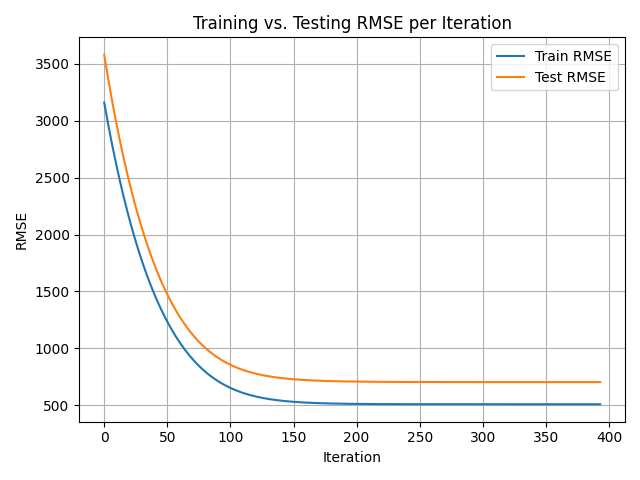

Here is the Python script that generated this plot:
#!/usr/bin/env python3
import numpy as np
from sklearn.model_selection import train_test_split
import matplotlib.pyplot as plt

data = np.loadtxt("x06Simple.csv", delimiter=',', skiprows=1)[:,1:]  
X, y = data[:,:-1], data[:,-1].reshape(-1,1)

X_train, X_test, y_train, y_test = train_test_split(
    X, y, train_size=2/3, random_state=0, shuffle=True        
)

# Standardize
mu, sigma = X_train.mean(axis=0), X_train.std(axis=0)         
X_train = (X_train - mu) / sigma
X_test  = (X_test  - mu) / sigma

# Add bias
m, n = X_train.shape
Xb_train = np.hstack([np.ones((m,1)), X_train])
Xb_test  = np.hstack([np.ones((X_test.shape[0],1)), X_test])

# Setup GD
np.random.seed(0)                                              
theta = 2*np.random.rand(n+1,1) - 1                            
lr = 0.01                                                      

# GD loop
prev_rmse = float('inf')
train_errors, test_errors = [], []

for i in range(1, 1001):
    # Predictions & gradient
    y_hat = Xb_train @ theta
    grad = (2/m) * Xb_train.T @ (y_hat - y_train)               
    theta -= lr * grad

    # Compute RMSEs
    rmse_tr = np.sqrt(np.mean((y_train - Xb_train@theta)**2))  
    rmse_te = np.sqrt(np.mean((y_test  - Xb_test @theta)**2))  
    train_errors.append(rmse_tr)
    test_errors.append(rmse_te)

    # Check convergence
    pct = abs((prev_rmse - rmse_tr)/prev_rmse)                  
    if pct < 2**-23:
        print(f"Converged at iteration {i}")                   
        break
    prev_rmse = rmse_tr

print("Final θ:", theta.flatten())
print(f"Test RMSE: {test_errors[-1]:.4f}")

plt.figure()  
plt.plot(train_errors, label='Train RMSE')   
plt.plot(test_errors,  label='Test RMSE')    

plt.xlabel('Iteration')                      
plt.ylabel('RMSE')                           
plt.title('Training vs. Testing RMSE per Iteration')  
plt.legend(loc='best')                       
plt.grid(True)                               
plt.tight_layout()                           

plt.show()                                   
